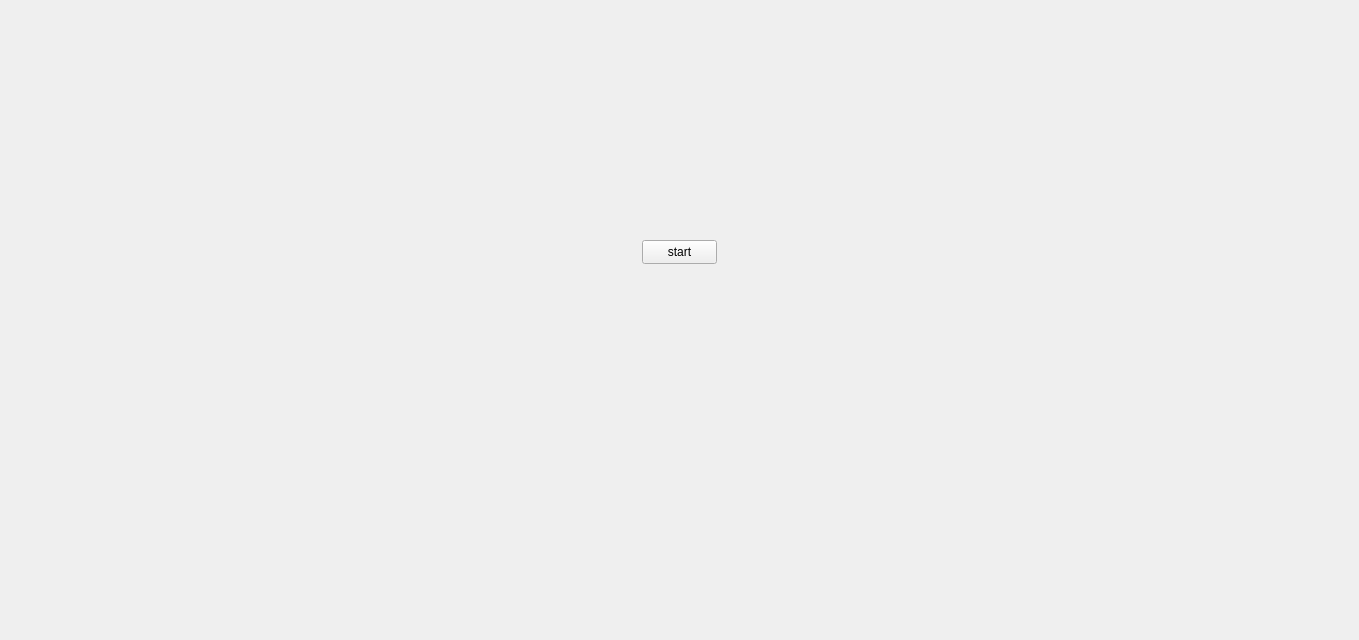
<?xml version="1.0" encoding="UTF-8"?>
<ui version="4.0">
 <class>rg</class>
 <widget class="QWidget" name="rg">
  <property name="geometry">
   <rect>
    <x>0</x>
    <y>0</y>
    <width>1359</width>
    <height>640</height>
   </rect>
  </property>
  <property name="windowTitle">
   <string>rg</string>
  </property>
  <widget class="QPushButton" name="pushButton">
   <property name="geometry">
    <rect>
     <x>642</x>
     <y>240</y>
     <width>75</width>
     <height>24</height>
    </rect>
   </property>
   <property name="text">
    <string>start</string>
   </property>
  </widget>
 </widget>
 <resources/>
 <connections/>
</ui>
